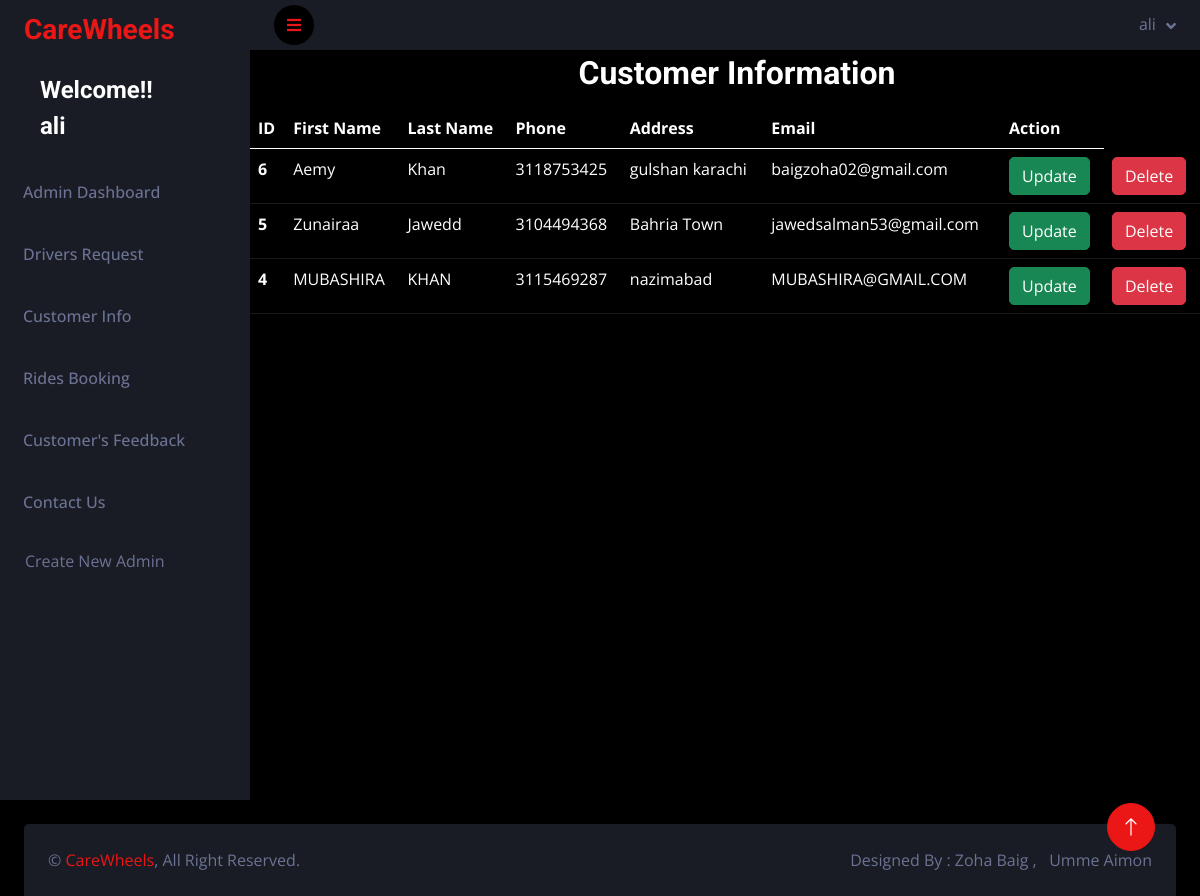
The app's page /admin/customer_view.php (signed in), older data.
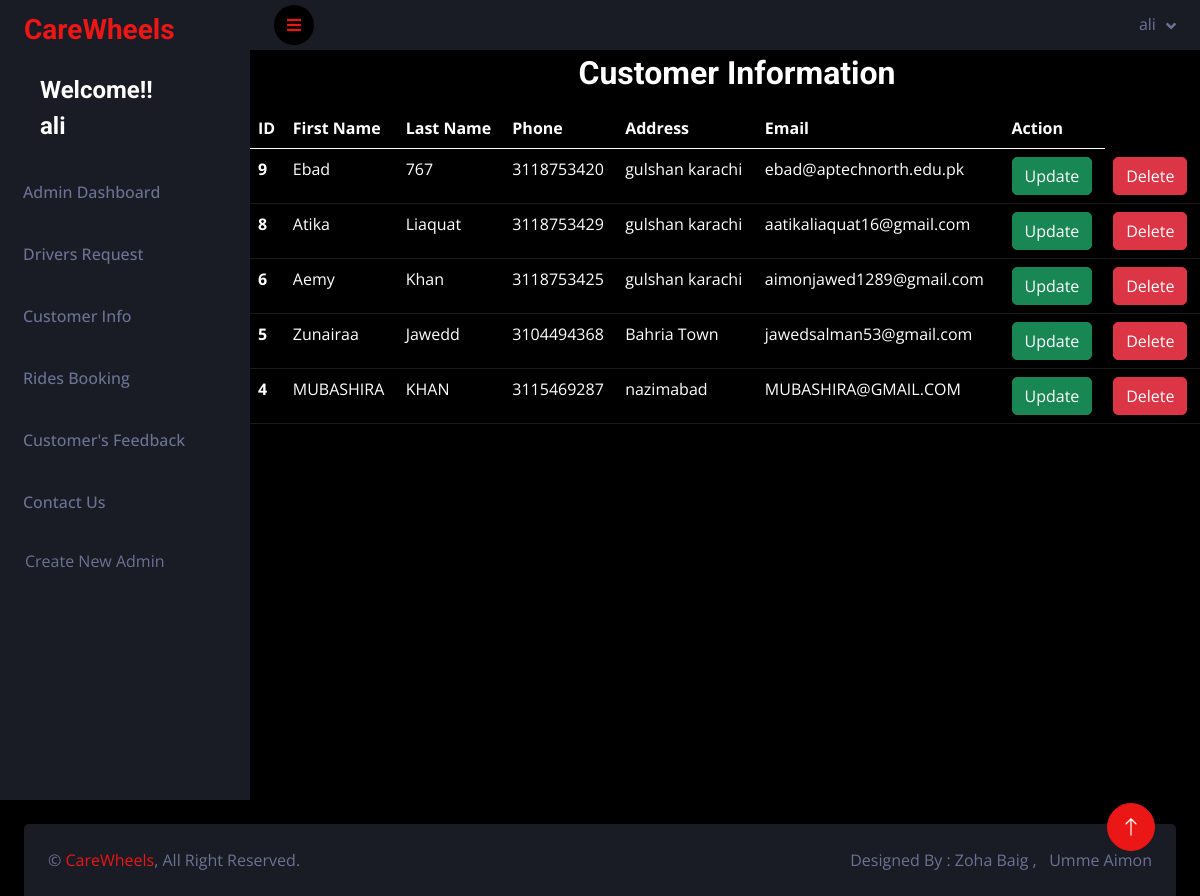
The same page, newer data.
### tables this page shows
CREATE TABLE `customers_info` (
  `c_id` int(11) NOT NULL,
  `c_firstname` varchar(55) NOT NULL,
  `c_lastname` varchar(55) NOT NULL,
  `c_phone` bigint(20) NOT NULL,
  `c_address` varchar(55) NOT NULL,
  `c_email` varchar(55) NOT NULL,
  `c_password` varchar(55) NOT NULL
);

### admin/customer_view.php (the view, shortened to what this page needs)
<!DOCTYPE html>
<?php
require("connect.php");
if($_SESSION["a_email"]){
?>
<html lang="en">
<head>
    <link href="https://cdnjs.cloudflare.com/ajax/libs/font-awesome/5.10.0/css/all.min.css" rel="stylesheet">
    <link href="https://cdn.jsdelivr.net/npm/bootstrap-icons@1.4.1/font/bootstrap-icons.css" rel="stylesheet">
    <link href="lib/owlcarousel/assets/owl.carousel.min.css" rel="stylesheet">
    <link href="lib/tempusdominus/css/tempusdominus-bootstrap-4.min.css" rel="stylesheet" />
    <link href="css/bootstrap.min.css" rel="stylesheet">
    <link href="css/style.css" rel="stylesheet">
</head>
<body>
<div class="page-wrapper">
<?php
include('sidebar.php');
?>
   <div class="d-md-flex justify-content-center mb-2 mt-1 ms-4"><h2>Customer Information</h2></div>
<table class="table table-dark table-hover">
  <thead>
    <tr>
      <th scope="col">ID</th>
      <th scope="col">First Name</th>
      <th scope="col">Last Name</th>
      <th scope="col">Phone</th>
      <th scope="col">Address</th>
      <th scope="col">Email</th>
      <th scope="col">Action</th>
    </tr>
  </thead>
  <tbody>
  <?php
  $cquery = "SELECT * FROM `customers_info` ORDER BY `c_id` DESC";
  $cresult = mysqli_query($conn,$cquery);
     while($row=mysqli_fetch_assoc($cresult))
     {
       ?>
    <tr>
      <th scope="row"><?php echo $row['c_id'];?></th>
      <td><?php echo $row['c_firstname'];?></td>
      <td><?php echo $row['c_lastname'];?></td>
      <td><?php echo $row['c_phone'];?></td>
      <td><?php echo $row['c_address'];?></td>
      <td><?php echo $row['c_email'];?></td>
      <td><a name="update" id="update" class="btn btn-success" href="customer_update.php?id=<?php echo $row["c_id"]?>" role="button">Update</a>  </td>
      <td><a name="delete" id="delete" class="btn btn-danger" href="customer_delete.php?id=<?php echo $row["c_id"]?>" role="button">Delete</a>  </td>
    </tr>
    <?php
     }
       ?>
  </tbody>
</table>
</div>
        <a href="#" class="btn btn-lg btn-primary btn-lg-square back-to-top"><i class="bi bi-arrow-up"></i></a>
    <?php
include('footer.php');
?>
</body>
</html>
<?php
}
else{
    header("location:signin.php");
}
?>

### admin/sidebar.php (shortened to what this page needs)
<!DOCTYPE html>
<html lang="en">
<head>
</head>
<body>
        <div class="sidebar pe-4 pb-3">
            <nav class="navbar bg-secondary navbar-dark">
                <a href="index.php" class="navbar-brand mx-4 mb-3">
                    <h3 class="text-primary"></i>CareWheels</h3>
                </a>
                <div class="d-flex align-items-center ms-4 mb-4">
                    <div class="ms-3">
                        <h4>Welcome!! </h4>
                        <h4><span> <?php
                             if (isset($_SESSION['a_email']) || $_SESSION['d_email'] == 1) {
                                 echo $_SESSION["a_username"];
                             } else if (isset($_SESSION['d_email'])) {
                                 echo  $_SESSION["d_fname"];
                             }
                             ?>
                           </span></h4>
                    </div>
                </div>
                <?php
                if (isset($_SESSION['a_email'])) { ?>
                <div class="navbar-nav w-100">
                    <a href="index.php" class="nav-item nav-link">Admin Dashboard</a>
                    <br>
                    <a href="drv_req_pending.php" class="nav-item nav-link">Drivers Request</a>
                    <br>
                    <a href="customer_view.php" class="nav-item nav-link">Customer Info</a>
                    <br>
                    <a href="ridesbook_view.php" class="nav-item nav-link">Rides Booking</a>
                    <br>
                    <a href="feedbackview.php" class="nav-item nav-link">Customer's Feedback</a>
                    <br>
                    <a href="contactusview.php" class="nav-item nav-link">Contact Us</a>
                    <br>
                    <div class="nav-item">
                            <a href="new_admin_signup.php" class="dropdown-item">Create New Admin</a>
                    </div>
                </div>
                <?php } else if (isset($_SESSION['d_email'])) { ?>
                    <div class="navbar-nav w-100">
                    <a href="driverboard.php" class="nav-item nav-link">Rides Requests</a>
                    <br>
                    <a href="drivermyrides.php" class="nav-item nav-link">My Rides</a>
                    <br>
                </div>
                <?php }?>
            </nav>
        </div>
         <div class="content">
            <nav class="navbar navbar-expand bg-secondary navbar-dark sticky-top px-4 py-0">
                <a href="#" class="sidebar-toggler flex-shrink-0">
                    <i class="fa fa-bars"></i>
                </a>
                <div class="navbar-nav align-items-center ms-auto">
                    <div class="nav-item dropdown">
                        <a href="#" class="nav-link dropdown-toggle" data-bs-toggle="dropdown">
                            <span class="d-none d-lg-inline-flex">
                             <?php
                             if (isset($_SESSION['a_email']) || $_SESSION['d_email'] == 1) {
                                 echo $_SESSION['a_username'];
                             } else if (isset($_SESSION['d_email'])) {
                                 echo $_SESSION['d_fname'];
                             }
                             ?>
                                </span>
                        </a>
                    </div>
                </div>
            </nav>
</body>
</html>

### admin/footer.php (shortened to what this page needs)
<!DOCTYPE html>
<html lang="en">
<head>
</head>
<body>
            <div class="container-fluid pt-4 px-4">
                <div class="bg-secondary rounded-top p-4">
                    <div class="row">
                        <div class="col-12 col-sm-6 text-center text-sm-start">
                            &copy; <a href="">CareWheels</a>, All Right Reserved.
                        </div>
                        <div class="col-12 col-sm-6 text-center text-sm-end">
                            Designed By : Zoha Baig , &nbsp; Umme Aimon</a>
                        </div>
                    </div>
                </div>
            </div>
</body>
</html>

### admin/css/style.css (style rules this page uses)
:root { --primary: #EB1616; --secondary: #191C24; --light: #6C7293; --dark: #000000; }
.back-to-top { position: fixed; display: none; right: 45px; bottom: 45px; z-index: 99; }
.btn { transition: .5s; }
.btn-lg-square { width: 48px; height: 48px; }
.btn-square, .btn-sm-square, .btn-lg-square { padding: 0; display: inline-flex; align-items: center; justify-content: center; font-weight: normal; border-radius: 50px; }
.sidebar { position: fixed; top: 0; left: 0; bottom: 0; width: 250px; height: 100vh; overflow-y: auto; background: var(--secondary); transition: 0.5s; z-index: 999; }
.content { margin-left: 250px; min-height: 100vh; background: var(--dark); transition: 0.5s; }
@media (min-width: 992px) { .sidebar { margin-left: 0; } }
@media (min-width: 992px) { .content { width: calc(100% - 250px); } }
.sidebar .navbar .navbar-nav .nav-link { padding: 7px 20px; color: var(--light); font-weight: 500; border-left: 3px solid var(--secondary); border-radius: 0 30px 30px 0; outline: none; }
.sidebar .navbar .dropdown-item { padding-left: 25px; border-radius: 0 30px 30px 0; color: var(--light); }
.content .navbar .navbar-nav .nav-link { margin-left: 25px; padding: 12px 0; color: var(--light); outline: none; }
.content .navbar .sidebar-toggler, .content .navbar .navbar-nav .nav-link i { width: 40px; height: 40px; display: inline-flex; align-items: center; justify-content: center; background: var(--dark); border-radius: 40px; }
.content .navbar .dropdown-toggle::after { margin-left: 6px; vertical-align: middle; border: none; content: "\f107"; font-family: "Font Awesome 5 Free"; font-weight: 900; transition: .5s; }

Row changes from the older to the newer data that the page shows:
added customers_info: c_id "9", c_firstname "Ebad", c_lastname "767", c_phone "3118753420", c_address "gulshan karachi", c_email "ebad@aptechnorth.edu.pk"
added customers_info: c_id "8", c_firstname "Atika", c_lastname "Liaquat", c_phone "3118753429", c_address "gulshan karachi", c_email "aatikaliaquat16@gmail.com"
changed customers_info "Aemy": c_email "baigzoha02@gmail.com" → "aimonjawed1289@gmail.com"
